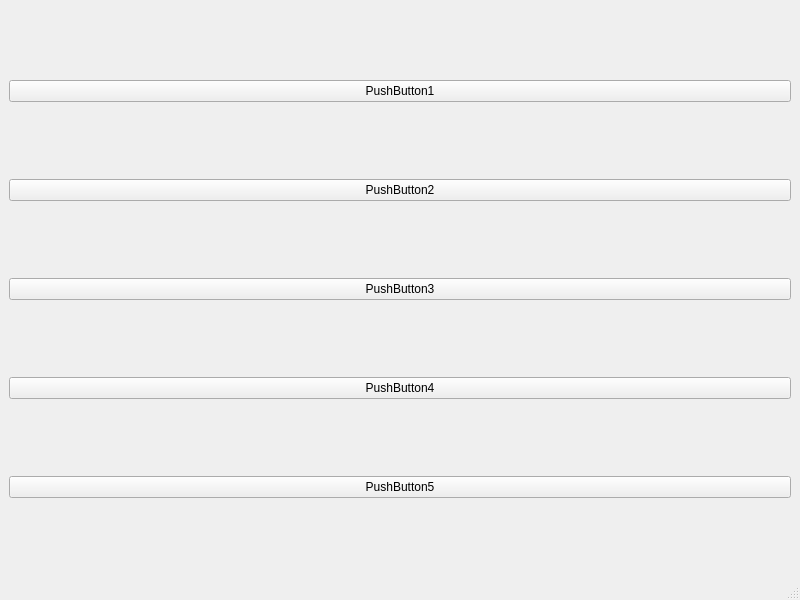
<?xml version="1.0" encoding="UTF-8"?>
<ui version="4.0">
 <class>MainWindow</class>
 <widget class="QMainWindow" name="MainWindow">
  <property name="geometry">
   <rect>
    <x>0</x>
    <y>0</y>
    <width>800</width>
    <height>600</height>
   </rect>
  </property>
  <property name="windowTitle">
   <string>MainWindow</string>
  </property>
  <widget class="QWidget" name="centralwidget">
   <layout class="QVBoxLayout" name="verticalLayout">
    <item>
     <widget class="QPushButton" name="pushButton">
      <property name="text">
       <string>PushButton1</string>
      </property>
     </widget>
    </item>
    <item>
     <widget class="QPushButton" name="pushButton_2">
      <property name="text">
       <string>PushButton2</string>
      </property>
     </widget>
    </item>
    <item>
     <widget class="QPushButton" name="pushButton_3">
      <property name="text">
       <string>PushButton3</string>
      </property>
     </widget>
    </item>
    <item>
     <widget class="QPushButton" name="pushButton_4">
      <property name="text">
       <string>PushButton4</string>
      </property>
     </widget>
    </item>
    <item>
     <widget class="QPushButton" name="pushButton_5">
      <property name="text">
       <string>PushButton5</string>
      </property>
     </widget>
    </item>
   </layout>
  </widget>
  <widget class="QMenuBar" name="menubar">
   <property name="geometry">
    <rect>
     <x>0</x>
     <y>0</y>
     <width>800</width>
     <height>22</height>
    </rect>
   </property>
  </widget>
  <widget class="QStatusBar" name="statusbar"/>
 </widget>
 <resources/>
 <connections/>
</ui>
